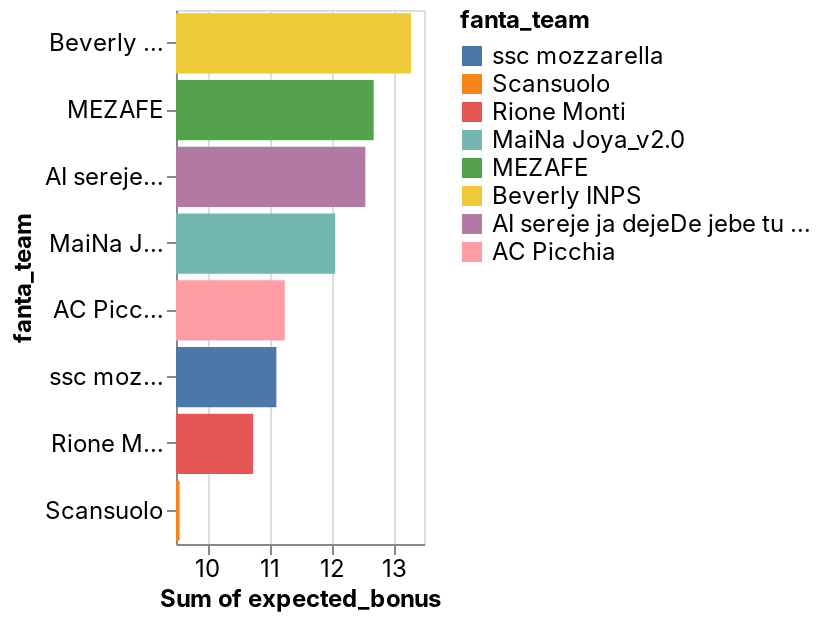

Write notebook code for a chart like this one.
### Code cell
_deepnote_run_altair(predictions, """{"$schema":"https://vega.github.io/schema/vega-lite/v4.json","mark":{"type":"bar","tooltip":{"content":"data"}},"height":220,"autosize":{"type":"fit"},"data":{"name":"placeholder"},"encoding":{"x":{"field":"expected_bonus","type":"quantitative","sort":null,"scale":{"type":"linear","zero":false},"aggregate":"sum"},"y":{"field":"fanta_team","type":"nominal","sort":{"order":"descending","encoding":"x"},"scale":{"type":"linear","zero":true}},"color":{"field":"fanta_team","type":"nominal","sort":null,"scale":{"type":"linear","zero":false}}}}""")

### Figure 1 — Vega-Lite specification as saved in the notebook (floating-point values rounded to 4 significant figures; data arrays with more than 128 entries replaced by an {"elided": "..."} marker saying what was removed)
{"config": {"view": {"continuousWidth": 400, "continuousHeight": 300}, "area": {"fill": "#51C0E9"}, "axis": {"labelFont": "Inter, sans-serif", "labelFontSize": 12, "labelFontWeight": "normal", "labelLimit": 60, "labelOverlap": "greedy", "titleFont": "Inter, sans-serif", "titleFontSize": 12, "titleFontWeight": "bold"}, "background": "#ffffff", "legend": {"labelFont": "Inter, sans-serif", "labelFontSize": 12, "titleFont": "Inter, sans-serif", "titleFontSize": 12, "titleFontWeight": "bold"}, "line": {"stroke": "#51C0E9", "strokeWidth": 2}, "rect": {"fill": "#51C0E9"}, "title": {"anchor": "start", "color": "#000000", "font": "Inter, sans-serif", "fontSize": 22, "fontWeight": "normal"}}, "data": {"name": "data-74ab9fbb2c148d4574ffa2e0d3735350"}, "mark": {"type": "bar", "tooltip": {"content": "data"}}, "autosize": {"type": "fit"}, "encoding": {"color": {"type": "nominal", "field": "fanta_team", "scale": {"type": "linear", "zero": false}, "sort": null}, "x": {"type": "quantitative", "aggregate": "sum", "field": "expected_bonus", "scale": {"type": "linear", "zero": false}, "sort": null}, "y": {"type": "nominal", "field": "fanta_team", "scale": {"type": "linear", "zero": true}, "sort": {"encoding": "x", "order": "descending"}}}, "height": 300, "width": "container", "$schema": "https://vega.github.io/schema/vega-lite/v4.json", "datasets": {"data-74ab9fbb2c148d4574ffa2e0d3735350": {"elided": "166 records"}}}
